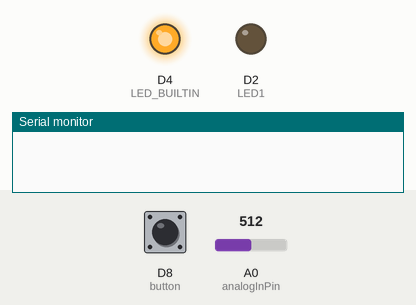
Recording of a sketch running on a simulated ESP8266 (NodeMCU). Shown: output pins drawn as LEDs (lit = HIGH, except the on-board LED, lit = LOW), the last lines printed to the serial monitor. Inputs (shaded band) come from the test bench; at power-on: D8 (button) HIGH, A0 (analogInPin) = 512. WiFi joins after 1.5 s; servers stay silent unless stated.

Above: at 3.0 s.
3.1 s: D8 (button) pulled LOW for 0.15 s
At 3.19 s:
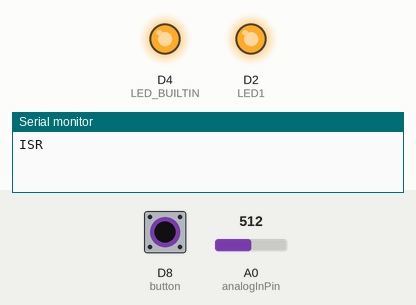
4.7 s: D8 (button) pulled LOW for 3.2 s
At 8.4 s:
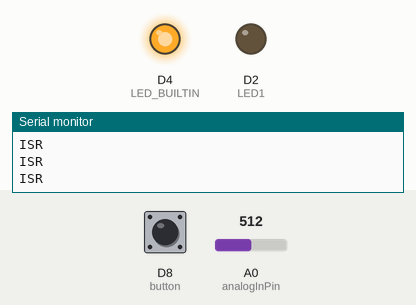
Timing chart, 0 to 9.9 s (numbered marks = the images above; inputs shaded):
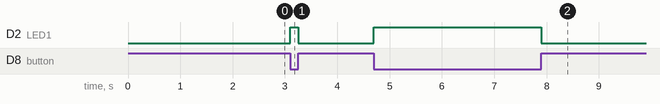

The sketch:

Breathalyzer.ino
```cpp
#include "UI.h"
#include "WIFI.h"
#include "MQ3.h"
#include <stdio.h>
#include <string.h>

WIFI myWifi;
const int analogInPin = A0;


void setup() {
  // put your setup code here, to run once:
  Serial.begin(9600);
  pinMode(LED_BUILTIN, OUTPUT);
  myWifi.SetupWIFI();
  UI_interruptSetup();
}

int n1 = 0;
int n2 = 0;
int n3 = 0;
int n4 = 0;
int n5 = 0;
int avg = 0;

int count = 0;

void loop() {
  // put your main code here, to run repeatedly:
  /*if(digitalRead(D1)){
    Serial.print("pressed");
    digitalWrite(D2,HIGH);
  }
  else digitalWrite(D2,LOW);  */
  //Serial.println(getMQ3());


  count++;
  // read the analog in value
  n5=n4; n4=n3; n3=n2; n2=n1;
  n1 = analogRead(analogInPin);
  avg = (n1+n2+n3+n4+n5)/5;

  if(count > 5){
      myWifi.BlynkWrite(avg);
  }
  delay(50);
}
```

MQ3.cpp
```cpp
#include <stdio.h>
#include <string.h>
#include "UI.h"
#include "MQ3.h"
#include <Arduino.h>

void MQ3setup(){

}

int getMQ3(){
  return analogRead(A0);

}
```

MQ3.h
```cpp
#ifndef mq3
#define mq3


void MQ3setup();
int getMQ3();

#endif
```

UI.cpp
```cpp
#include <stdio.h>
#include <string.h>
#include "UI.h"
#include <Arduino.h>

const uint8_t button = D8;
const uint8_t LED1 = D2;
int LEDstate = 0;

void UI_interruptSetup(){
  pinMode(button, INPUT_PULLUP);
  pinMode(LED1, OUTPUT);
  digitalWrite(LED1,LOW);
  attachInterrupt(digitalPinToInterrupt(button),ButtonISR,CHANGE);
}

ICACHE_RAM_ATTR void ButtonISR(){
  Serial.println("ISR");
  if(!LEDstate){
    LEDstate = 1;
    digitalWrite(LED1,HIGH);
  }
  else{
    LEDstate = 0;
    digitalWrite(LED1,LOW);
  }
}

void SetLED(int num){

}
```

UI.h
```cpp
#ifndef ui
#define ui


void UI_interruptSetup();
void ButtonISR();
void SetLED(int num);

#endif
```

WIFI.cpp
```cpp
/* Comment this out to disable prints and save space */
#define BLYNK_PRINT Serial
#include "WIFI.h"
#include <ESP8266WiFi.h>
#include <stdio.h>
#include <string.h>
#include <BlynkSimpleEsp8266.h>

// You should get Auth Token in the Blynk App.
// Go to the Project Settings (nut icon).
char auth[] = "iP34HYmryD_CBD21JtIZuGEJDWQ0Xr9h";

// Your WiFi credentials.
// Set password to "" for open networks.
char ssid[] = "ATTtejmpDS";
char pass[] = "+paz8dtsh#tw";

//char ssid[] = "SpectrumSetup-FB";
//char pass[] = "statuecosmic865";

WIFI::WIFI(){

}

void WIFI::SetupWIFI()
{
  Blynk.begin(auth, ssid, pass);
  // You can also specify server:
  //Blynk.begin(auth, ssid, pass, "blynk-cloud.com", 80);
  //Blynk.begin(auth, ssid, pass, IPAddress(192,168,1,100), 8080);
}

void WIFI::BlynkWrite(int num)
{
  Blynk.run();
  Blynk.virtualWrite(0, num);
}

void WIFI::BlynkRead(){

}
```

WIFI.h
```cpp
#ifndef wifi
#define wifi

#include <ESP8266WiFi.h>
#include <stdio.h>
#include <string.h>
//#include <BlynkSimpleEsp8266.h>

class WIFI{
  public:
    //Constructor
    WIFI();

    //Methods
    void SetupWIFI();
    void BlynkWrite(int num);
    void BlynkRead();
  private:


};

#endif
```

Measured:
- after the input at 3.1 s, D2 (LED1): LOW → HIGH at once, → LOW 0.15 s later
- after the input at 4.7 s, D2 (LED1): LOW → HIGH at once, → LOW 3.2 s later
